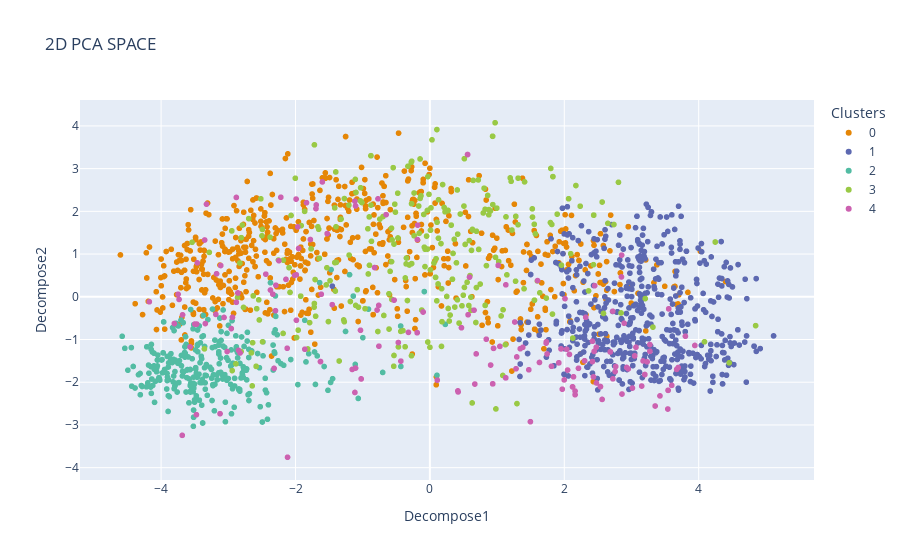

The cell this chart's notebook holds for it:
### Code cell
visual_gmm = gmm_data_pca.drop(['Hard Clusters', 'soft_clusters'], axis = 1)
visual_gmm_2D = dimensionReduce(visual_gmm, num_components= 2)
visual_gmm_2D['Clusters'] = gmm_data_pca['Hard Clusters']
plotter(visual_gmm_3D, 2)

### Figure 1 — Plotly figure (JSON) as saved in the notebook; plotly's stock layout.template omitted (floating-point values rounded to 4 significant figures; data arrays with more than 128 entries replaced by an {"elided": "..."} marker saying what was removed)
{"data": [{"hovertemplate": "Clusters=0<br>Decompose1=%{x}<br>Decompose2=%{y}<extra></extra>", "legendgroup": "0", "marker": {"color": "rgb(229, 134, 6)", "symbol": "circle"}, "mode": "markers", "name": "0", "showlegend": true, "type": "scattergl", "x": {"elided": "655 float values"}, "xaxis": "x", "y": {"elided": "655 float values"}, "yaxis": "y"}, {"hovertemplate": "Clusters=1<br>Decompose1=%{x}<br>Decompose2=%{y}<extra></extra>", "legendgroup": "1", "marker": {"color": "rgb(93, 105, 177)", "symbol": "circle"}, "mode": "markers", "name": "1", "showlegend": true, "type": "scattergl", "x": {"elided": "544 float values"}, "xaxis": "x", "y": {"elided": "544 float values"}, "yaxis": "y"}, {"hovertemplate": "Clusters=2<br>Decompose1=%{x}<br>Decompose2=%{y}<extra></extra>", "legendgroup": "2", "marker": {"color": "rgb(82, 188, 163)", "symbol": "circle"}, "mode": "markers", "name": "2", "showlegend": true, "type": "scattergl", "x": {"elided": "320 float values"}, "xaxis": "x", "y": {"elided": "320 float values"}, "yaxis": "y"}, {"hovertemplate": "Clusters=3<br>Decompose1=%{x}<br>Decompose2=%{y}<extra></extra>", "legendgroup": "3", "marker": {"color": "rgb(153, 201, 69)", "symbol": "circle"}, "mode": "markers", "name": "3", "showlegend": true, "type": "scattergl", "x": {"elided": "289 float values"}, "xaxis": "x", "y": {"elided": "289 float values"}, "yaxis": "y"}, {"hovertemplate": "Clusters=4<br>Decompose1=%{x}<br>Decompose2=%{y}<extra></extra>", "legendgroup": "4", "marker": {"color": "rgb(204, 97, 176)", "symbol": "circle"}, "mode": "markers", "name": "4", "showlegend": true, "type": "scattergl", "x": {"elided": "186 float values"}, "xaxis": "x", "y": {"elided": "186 float values"}, "yaxis": "y"}], "layout": {"legend": {"title": {"text": "Clusters"}, "tracegroupgap": 0}, "title": {"text": "2D PCA SPACE"}, "xaxis": {"anchor": "y", "domain": [0, 1], "title": {"text": "Decompose1"}}, "yaxis": {"anchor": "x", "domain": [0, 1], "title": {"text": "Decompose2"}}}}
